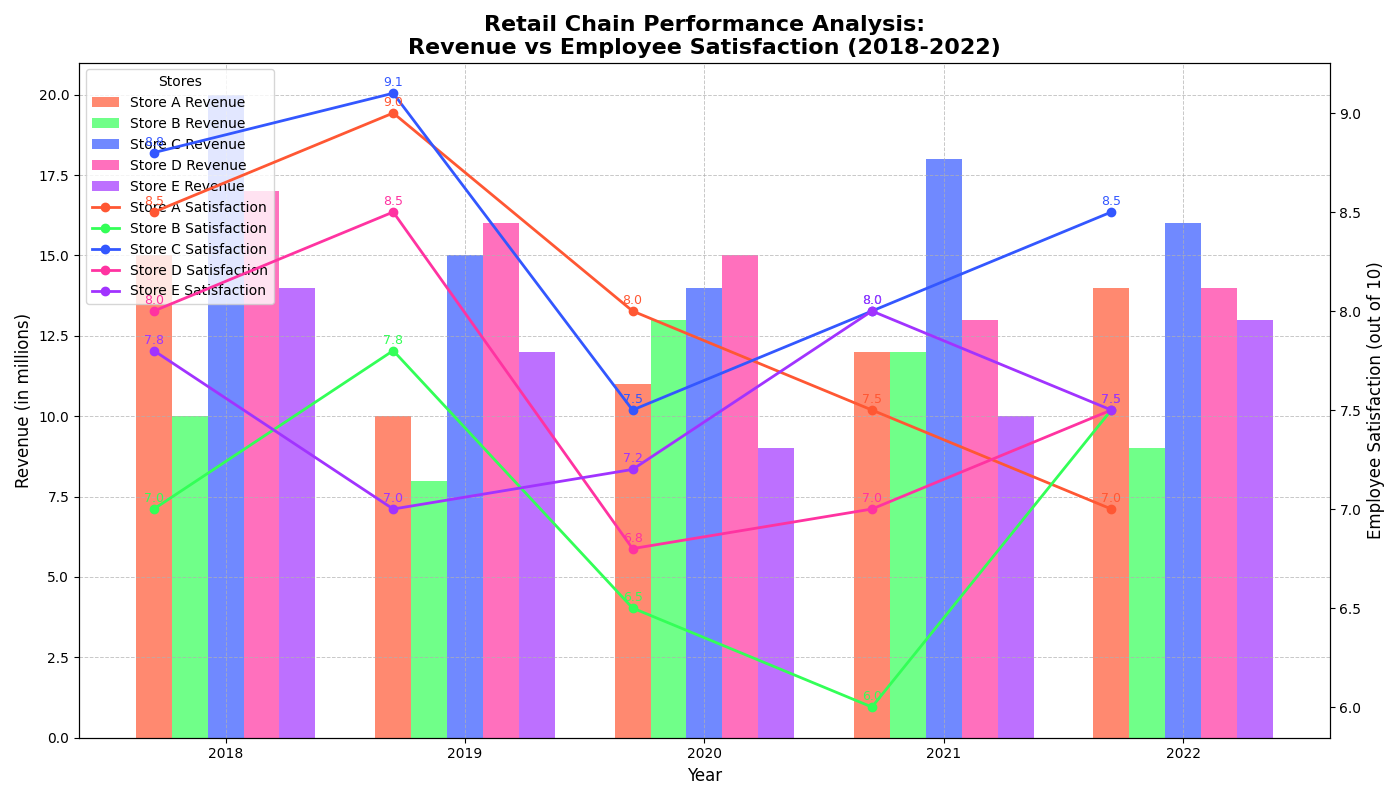

Recreate this plot in Python.
import matplotlib.pyplot as plt
import numpy as np

# Data: Revenue in millions and Employee Satisfaction Scores (out of 10)
years = np.array([2018, 2019, 2020, 2021, 2022])
stores = ["Store A", "Store B", "Store C", "Store D", "Store E"]

# Altered revenue data (in millions)
revenue = np.array([
    [15, 10, 11, 12, 14],  # Store A
    [10, 8, 13, 12, 9],    # Store B
    [20, 15, 14, 18, 16],  # Store C
    [17, 16, 15, 13, 14],  # Store D
    [14, 12, 9, 10, 13],   # Store E
])

# Altered employee satisfaction scores (out of 10)
satisfaction_scores = np.array([
    [8.5, 9, 8, 7.5, 7],   # Store A
    [7, 7.8, 6.5, 6, 7.5], # Store B
    [8.8, 9.1, 7.5, 8, 8.5], # Store C
    [8, 8.5, 6.8, 7, 7.5], # Store D
    [7.8, 7, 7.2, 8, 7.5], # Store E
])

fig, ax1 = plt.subplots(figsize=(14, 8))

colors = ['#FF5733', '#33FF57', '#3357FF', '#FF33A1', '#A133FF']

bar_width = 0.15
for idx, store in enumerate(stores):
    ax1.bar(years + idx*bar_width, revenue[idx], width=bar_width, color=colors[idx], alpha=0.7, label=f'{store} Revenue')

ax1.set_title('Retail Chain Performance Analysis:\nRevenue vs Employee Satisfaction (2018-2022)', fontsize=16, fontweight='bold')
ax1.set_xlabel('Year', fontsize=12)
ax1.set_ylabel('Revenue (in millions)', fontsize=12)
ax1.set_xticks(years + bar_width*(len(stores)-1)/2)
ax1.set_xticklabels(years)

ax2 = ax1.twinx()
ax2.set_ylabel('Employee Satisfaction (out of 10)', fontsize=12)

for idx, store in enumerate(stores):
    ax2.plot(years, satisfaction_scores[idx], marker='o', linestyle='-', linewidth=2, color=colors[idx], label=f"{store} Satisfaction")
    for x, y in zip(years, satisfaction_scores[idx]):
        ax2.annotate(f'{y}', xy=(x, y), xytext=(0, 5), textcoords='offset points', fontsize=9, color=colors[idx], ha='center')

bars, bar_labels = ax1.get_legend_handles_labels()
lines, line_labels = ax2.get_legend_handles_labels()
ax1.legend(bars + lines, bar_labels + line_labels, title='Stores', loc='upper left', fontsize=10, frameon=True)

ax1.grid(True, linestyle='--', linewidth=0.7, alpha=0.7)

plt.tight_layout()
plt.show()
